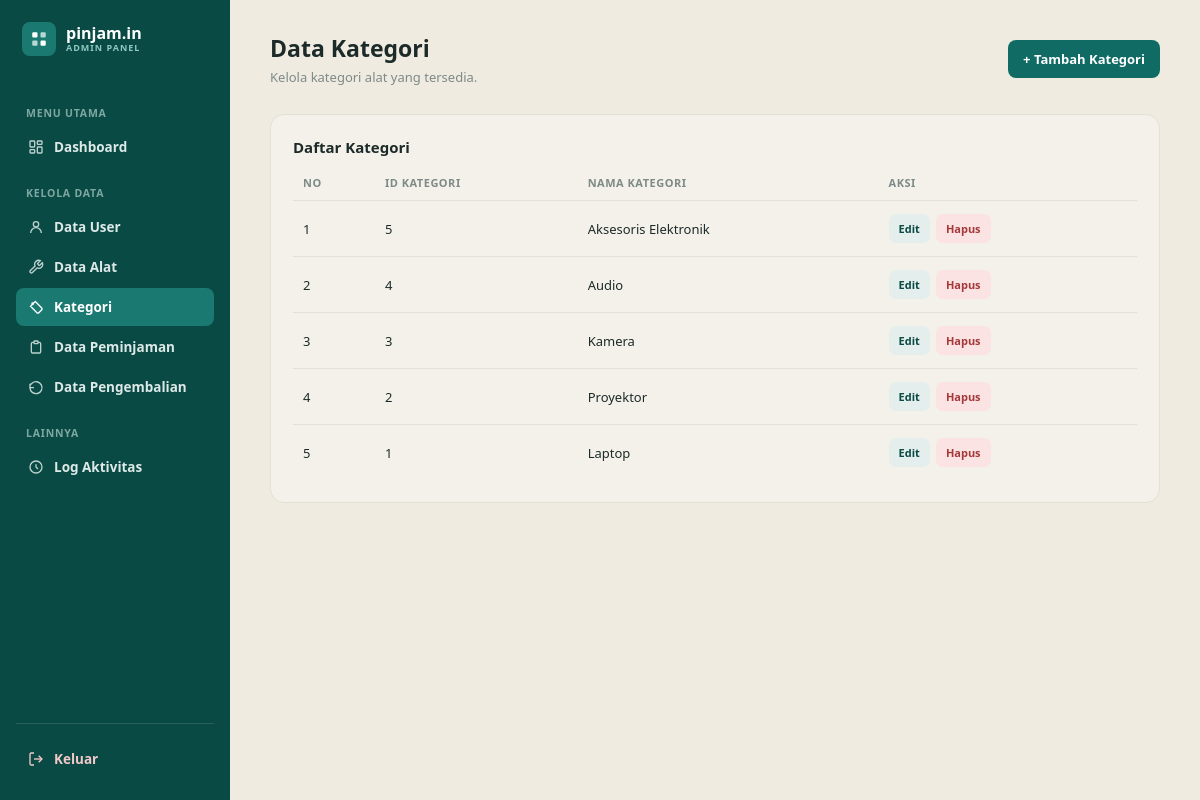
The app's page /View/v_kategori.php (signed in) with its own data.
### tables this page shows
CREATE TABLE `kategori` (
  `id_kategori` int(11) NOT NULL,
  `nama_kategori` varchar(50) NOT NULL
);

### Model/m_koneksi.php (called while the page is built, shortened)
<?php
class koneksi {
    private $host = "localhost";
    private $username = "root";
    private $pass = "";
    private $db = "pinjamin_electronic";
    function __construct()
    {
        $this->koneksi = mysqli_connect($this->host, $this->username, $this->pass, $this->db);
    }
}
?>

### Model/m_kategori.php (called while the page is built, shortened)
<?php
require_once __DIR__ . "/m_koneksi.php";
class m_kategori
{
    public function tampil_data()
    {
        $koneksi = new koneksi();
        $sql = "SELECT * FROM kategori ORDER BY id_kategori DESC";
        $query = mysqli_query($koneksi->koneksi, $sql);
        $result = [];
        while ($data = mysqli_fetch_assoc($query)) {
            $result[] = $data;
        }
        return $result;
    }
}
?>

### View/v_kategori.php (the view, shortened to what this page needs)
<?php
include_once __DIR__ . '/../Model/m_koneksi.php';
include_once __DIR__ . '/../Model/m_kategori.php';
$koneksi = new koneksi();
$model = new m_kategori($koneksi->koneksi);
$dataKategori = $model->tampil_data();
function e_kategori($value) {
    return htmlspecialchars((string) $value, ENT_QUOTES, 'UTF-8');
}
?>
<!DOCTYPE html>
<html lang="id">
<head>
</head>
<body>
<div class="layout">
<aside class="sidebar">
    <div class="brand">
        <div class="logo">
            <svg viewBox="0 0 24 24" fill="none">
                <rect x="3" y="3" width="7" height="7" rx="1.5" fill="#fff"/>
                <rect x="14" y="3" width="7" height="7" rx="1.5" fill="#fff" opacity=".7"/>
                <rect x="3" y="14" width="7" height="7" rx="1.5" fill="#fff" opacity=".7"/>
                <rect x="14" y="14" width="7" height="7" rx="1.5" fill="#fff"/>
            </svg>
        </div>
        <div class="brand-text">
            <div class="name">pinjam.in</div>
            <div class="tag">ADMIN PANEL</div>
        </div>
    </div>
    <div class="nav-group-label">Menu Utama</div>
    <a class="nav-item" href="/Pinjaminn/View/v_homeadmin.php">
        <svg viewBox="0 0 24 24" fill="none" stroke="currentColor" stroke-width="2">
            <rect x="3" y="3" width="7" height="9" rx="1"/>
            <rect x="14" y="3" width="7" height="5" rx="1"/>
            <rect x="14" y="12" width="7" height="9" rx="1"/>
            <rect x="3" y="16" width="7" height="5" rx="1"/>
        </svg>
        Dashboard
    </a>
    <div class="nav-group-label">Kelola Data</div>
    <a class="nav-item" href="/Pinjaminn/View/v_user.php">
        <svg viewBox="0 0 24 24" fill="none" stroke="currentColor" stroke-width="2">
            <circle cx="12" cy="8" r="4"/>
            <path d="M4 21c0-4.4 3.6-8 8-8s8 3.6 8 8"/>
        </svg>
        Data User
    </a>
    <a class="nav-item" href="/Pinjaminn/View/v_alat.php">
        <svg viewBox="0 0 24 24" fill="none" stroke="currentColor" stroke-width="2">
            <path d="M14.7 6.3a1 1 0 0 0 0 1.4l1.6 1.6a1 1 0 0 0 1.4 0l3.77-3.77a6 6 0 0 1-7.94 7.94l-6.91 6.91a2.12 2.12 0 0 1-3-3l6.91-6.91a6 6 0 0 1 7.94-7.94l-3.76 3.76z"/>
        </svg>
        Data Alat
    </a>
    <a class="nav-item active" href="/Pinjaminn/View/v_kategori.php">
        <svg viewBox="0 0 24 24" fill="none" stroke="currentColor" stroke-width="2">
            <path d="M20.59 13.41 11 3.83 3.83 11l9.58 9.59a2 2 0 0 0 2.83 0l4.35-4.35a2 2 0 0 0 0-2.83-2.83 0 0 0 0-2.83Z"/>
            <circle cx="7" cy="7" r="1"/>
        </svg>
        Kategori
    </a>
    <a class="nav-item" href="/Pinjaminn/View/v_peminjaman.php">
        <svg viewBox="0 0 24 24" fill="none" stroke="currentColor" stroke-width="2">
            <path d="M9 5H7a2 2 0 0 0-2 2v12a2 2 0 0 0 2 2h10a2 2 0 0 0 2-2V7a2 2 0 0 0-2-2h-2"/>
            <rect x="9" y="3" width="6" height="4" rx="1"/>
        </svg>
        Data Peminjaman
    </a>
    <a class="nav-item" href="/Pinjaminn/View/v_pengembalian.php">
        <svg viewBox="0 0 24 24" fill="none" stroke="currentColor" stroke-width="2">
            <path d="M3 7v6h6"/>
            <path d="M3 13a9 9 0 1 0 3-6.7L3 9"/>
        </svg>
        Data Pengembalian
    </a>
    <div class="nav-group-label">Lainnya</div>
    <a class="nav-item" href="/Pinjaminn/View/v_log_aktivitas.php">
        <svg viewBox="0 0 24 24" fill="none" stroke="currentColor" stroke-width="2">
            <path d="M12 8v4l3 3"/>
            <circle cx="12" cy="12" r="9"/>
        </svg>
        Log Aktivitas
    </a>
    <div class="sidebar-footer">
        <a class="logout-btn" href="/Pinjaminn/Controller/c_logout.php">
            <svg viewBox="0 0 24 24" fill="none" stroke="currentColor" stroke-width="2">
                <path d="M9 21H5a2 2 0 0 1-2-2V5a2 2 0 0 1 2-2h4"/>
                <path d="M16 17l5-5-5-5"/>
                <path d="M21 12H9"/>
            </svg>
            Keluar
        </a>
    </div>
</aside>
<main class="main">
    <div class="topbar">
        <div>
            <h1>Data Kategori</h1>
            <p>Kelola kategori alat yang tersedia.</p>
        </div>
        <a href="/Pinjaminn/View/v_tambah_kategori.php" class="btn-add">
            + Tambah Kategori
        </a>
    </div>
    <div class="panel">
        <div class="panel-header">
            <h2 class="panel-title">Daftar Kategori</h2>
        </div>
        <div class="table-wrapper">
            <table>
                <thead>
                    <tr>
                        <th>No</th>
                        <th>ID Kategori</th>
                        <th>Nama Kategori</th>
                        <th>Aksi</th>
                    </tr>
                </thead>
                <tbody>
                <?php
                $no = 1;
                if (!empty($dataKategori)):
                    foreach ($dataKategori as $kategori):
                ?>
                    <tr>
                        <td><?= $no++ ?></td>
                        <td><?= e_kategori($kategori['id_kategori']) ?></td>
                        <td><?= e_kategori($kategori['nama_kategori']) ?></td>
                        <td>
                            <div class="action">
                                <a
                                    href="/Pinjaminn/View/v_edit_kategori.php?id=<?= urlencode((string) $kategori['id_kategori']) ?>"
                                    class="btn-edit">
                                    Edit
                                </a>
                                <a
                                    href="/Pinjaminn/Controller/c_kategori.php?hapus=<?= urlencode((string) $kategori['id_kategori']) ?>"
                                    class="btn-delete"
                                    onclick="return confirm('Yakin ingin menghapus kategori ini?')">
                                    Hapus
                                </a>
                            </div>
                        </td>
                    </tr>
                <?php
                    endforeach;
                else:
                ?>
                    <tr class="empty-row">
                        <td colspan="4">Belum ada data kategori.</td>
                    </tr>
                <?php endif; ?>
                </tbody>
            </table>
        </div>
    </div>
</main>
</div>
</body>
</html>

### View/v_kategori.php (style rules this page uses)
:root { --cream: #f4f1ea; --cream-deep: #efebe1; --teal-dark: #0f6b64; --teal: #1a7a72; --teal-deep: #0a4a45; --ink: #1c2b29; --muted: #7d8a87; --card-border: #e4e0d6; }
* { box-sizing: border-box; }
body { margin: 0; font-family: 'Segoe UI', system-ui, -apple-system, sans-serif; background: var(--cream-deep); color: var(--ink); }
a { color: inherit; text-decoration: none; }
.layout { display: flex; min-height: 100vh; }
.sidebar { width: 230px; background: var(--teal-deep); color: #fff; display: flex; flex-direction: column; padding: 22px 16px; flex-shrink: 0; }
.brand { display: flex; align-items: center; gap: 10px; margin-bottom: 32px; padding: 0 6px; }
.logo { width: 34px; height: 34px; border-radius: 8px; background: var(--teal); display: flex; align-items: center; justify-content: center; flex-shrink: 0; }
.logo svg { width: 18px; height: 18px; }
.brand-text { line-height: 1.1; }
.brand-text .name { font-weight: 800; font-size: 16px; color: #fff; }
.brand-text .tag { font-size: 9px; letter-spacing: 1px; color: #8fc9c2; font-weight: 700; }
.nav-group-label { font-size: 10.5px; letter-spacing: .8px; color: #7fa7a1; font-weight: 700; margin: 18px 10px 8px; text-transform: uppercase; }
.nav-item { display: flex; align-items: center; gap: 10px; padding: 10px 12px; border-radius: 8px; font-size: 13.5px; font-weight: 600; color: #dce9e7; margin-bottom: 2px; transition: background .15s ease; }
.nav-item.active { background: var(--teal); color: #fff; }
.nav-item svg { width: 16px; height: 16px; flex-shrink: 0; opacity: .85; }
.nav-item.active svg { opacity: 1; }
.sidebar-footer { margin-top: auto; padding-top: 16px; border-top: 1px solid rgba(255,255,255,.12); }
.logout-btn { display: flex; align-items: center; gap: 10px; padding: 10px 12px; border-radius: 8px; font-size: 13.5px; font-weight: 700; color: #f3c9c9; }
.logout-btn svg { width: 16px; height: 16px; }
.main { flex: 1; padding: 32px 40px; min-width: 0; max-width: 1200px; }
.topbar { display: flex; align-items: center; justify-content: space-between; gap: 16px; margin-bottom: 28px; }
.topbar h1 { font-size: 23px; font-weight: 800; margin: 0 0 4px; }
.topbar p { margin: 0; font-size: 13px; color: var(--muted); }
.btn-add { display: flex; align-items: center; gap: 7px; border: none; border-radius: 8px; padding: 10px 15px; background: var(--teal-dark); color: #fff; font-size: 13px; font-weight: 700; cursor: pointer; white-space: nowrap; }
.panel { background: var(--cream); border: 1px solid var(--card-border); border-radius: 14px; padding: 22px; }
.panel-header { display: flex; align-items: center; justify-content: space-between; margin-bottom: 18px; }
.panel-title { margin: 0; font-size: 15px; font-weight: 800; }
.table-wrapper { overflow-x: auto; }
table { width: 100%; border-collapse: collapse; }
thead th { text-align: left; font-size: 11px; text-transform: uppercase; letter-spacing: .5px; color: var(--muted); font-weight: 700; padding: 0 10px 10px; border-bottom: 1px solid var(--card-border); }
tbody td { padding: 13px 10px; font-size: 13px; border-bottom: 1px solid var(--card-border); }
tbody tr:last-child td { border-bottom: none; }
.action { display: flex; gap: 6px; flex-wrap: wrap; }
.btn-edit, .btn-delete { display: inline-block; border: none; border-radius: 7px; padding: 7px 10px; font-size: 11px; font-weight: 700; cursor: pointer; }
.btn-edit { background: #e4efed; color: var(--teal-deep); }
.btn-delete { background: #fbe3e3; color: #a53939; }

### records on screen
kategori: id_kategori "5", nama_kategori "Aksesoris Elektronik"
kategori: id_kategori "4", nama_kategori "Audio"
kategori: id_kategori "3", nama_kategori "Kamera"
kategori: id_kategori "2", nama_kategori "Proyektor"
kategori: id_kategori "1", nama_kategori "Laptop"
